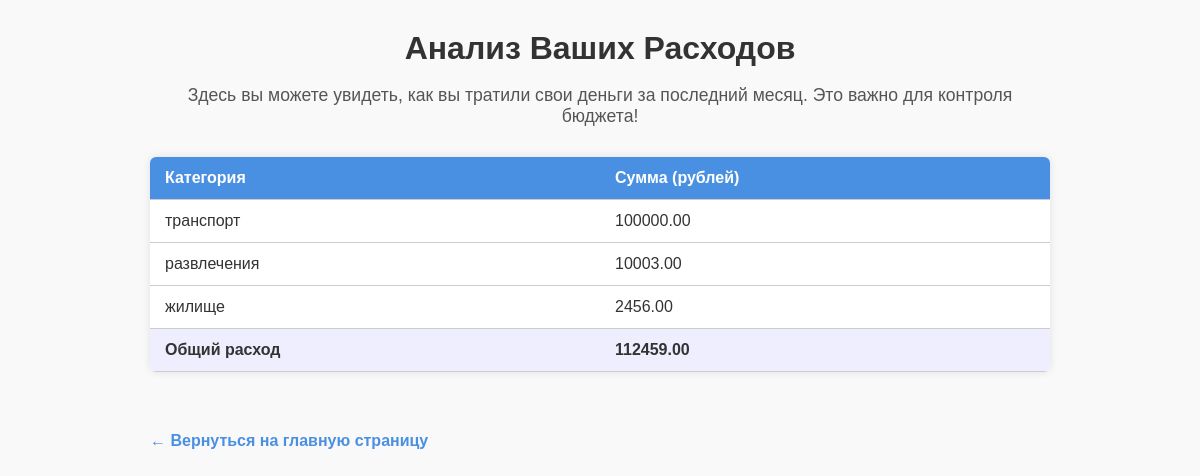
The app's page /expense_analysis (signed in) with its own data.
### models.py (models this page shows)
class Purchase(db.Model):
    id = db.Column(db.Integer, primary_key=True)
    user_id = db.Column(db.Integer, db.ForeignKey('user.id'), nullable=False)
    category = db.Column(db.String(100), nullable=False)
    amount = db.Column(db.Float, nullable=False)
    timestamp = db.Column(db.DateTime, default=db.func.current_timestamp())  # Для анализа по времени

### routes.py (the view)
@app.route("/expense_analysis", methods=['GET'])
@login_required
def expense_analysis():
    last_month = datetime.now() - timedelta(days=30)
    purchases_last_month = Purchase.query.filter(Purchase.owner == current_user, Purchase.timestamp >= last_month).all()
    category_totals = {}
    total_expense = 0
    for purchase in purchases_last_month:
        if purchase.category in category_totals:
            category_totals[purchase.category] += purchase.amount
        else:
            category_totals[purchase.category] = purchase.amount
        total_expense += purchase.amount
    return render_template('expense_analysis.html', category_totals=category_totals, total_expense=total_expense)

### routes.py (called while the page is built)
@login_manager.user_loader
def load_user(user_id):
    return User.query.get(int(user_id))

### templates/expense_analysis.html (shortened to what this page needs)
<!DOCTYPE html>
<html lang="ru">
<head>
</head>
<body>
<h1>Анализ Ваших Расходов</h1>
<p class="description">Здесь вы можете увидеть, как вы тратили свои деньги за последний месяц. Это важно для контроля бюджета!</p>
<table>
    <thead>
        <tr>
            <th>Категория</th>
            <th>Сумма (рублей)</th>
        </tr>
    </thead>
    <tbody>
        {% for category, total in category_totals.items() %}
        <tr>
            <td>{{ category }}</td>
            <td>{{ "%.2f"|format(total) }}</td>
        </tr>
        {% endfor %}
        <tr class="total-row">
            <td>Общий расход</td>
            <td>{{ "%.2f"|format(total_expense) }}</td>
        </tr>
    </tbody>
</table>
<a href="{{ url_for('home') }}" class="back-link">← Вернуться на главную страницу</a>
</body>
</html>

### templates/expense_analysis.html (style rules this page uses)
body { font-family: Arial, sans-serif; max-width: 900px; margin: 30px auto; padding: 0 20px; background: #f9f9f9; color: #333; }
h1 { text-align: center; margin-bottom: 10px; }
p.description { text-align: center; font-size: 1.1em; color: #555; margin-bottom: 30px; }
table { width: 100%; border-collapse: collapse; margin-bottom: 40px; background-color: #fff; box-shadow: 0 0 8px rgba(0,0,0,0.1); border-radius: 6px; overflow: hidden; }
th, td { padding: 12px 15px; border-bottom: 1px solid #ccc; text-align: left; min-width: 150px; }
th { background-color: #4a90e2; color: #fff; font-weight: bold; }
.total-row { font-weight: bold; background-color: #eef; }
a.back-link { display: inline-block; margin-top: 20px; color: #4a90e2; text-decoration: none; font-weight: 600; }

### records on screen
Purchase: category "транспорт", amount "100000.00"
Purchase: category "развлечения", amount "10003.00"
Purchase: category "жилище", amount "2456.00"

### other values on screen
{{ "%.2f"|format(total_expense) }} "112459.00"
